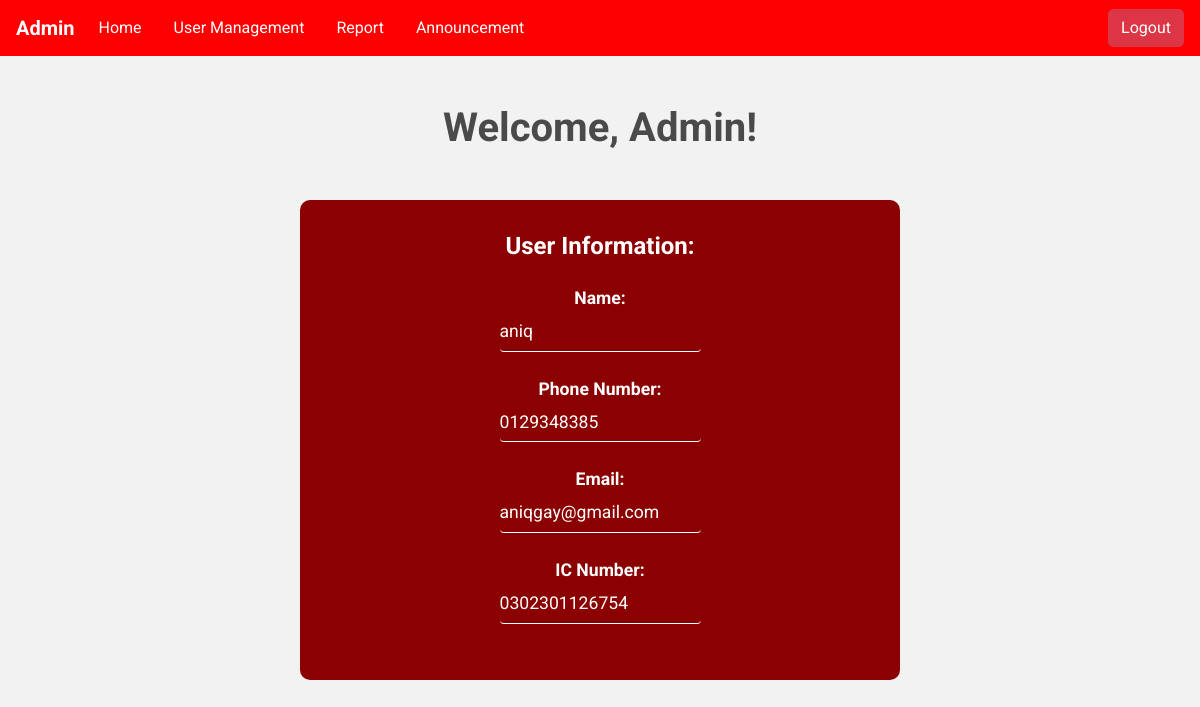
The page /admin (signed in) on the database its author committed.
### app.py (models this page shows)
class User(db.Model):
    __tablename__ = 'users'
    id = db.Column(db.Integer, primary_key=True)
    name = db.Column(db.String(100), nullable=False)
    phone_number = db.Column(db.String(20), nullable=False, unique=True)
    email = db.Column(db.String(120), nullable=False, unique=True)
    ic_number = db.Column(db.String(20), nullable=False, unique=True)
    password = db.Column(db.String(60), nullable=False)
    role = db.Column(db.String(10), nullable=False)
    qr_code = db.Column(db.String(255))

### app.py (the view)
@app.route('/admin')
def admin_page():
    if 'user_id' in session:
        user_id = session['user_id']
        admin = User.query.get(user_id)
        if admin and admin.role == 'admin':
            users = User.query.all()
            return render_template('admin.html', user=admin, users=users)
    return redirect(url_for('home'))

### templates/admin.html (shortened to what this page needs)
<!DOCTYPE html>
<html lang="en">
<head>
    <link rel="stylesheet" href="https://cdn.jsdelivr.net/npm/bootstrap@4.3.1/dist/css/bootstrap.min.css">
</head>
<body>
    <nav class="navbar navbar-expand-lg navbar-light" style="background-color: #FF0000; color: white;">
        <a class="navbar-brand" href="#" style="color: white;">Admin</a>
        <div class="collapse navbar-collapse" id="navbarNav">
          <ul class="navbar-nav">
            <li class="nav-item active">
              <a class="nav-link" href="#" style="color: white;">Home <span class="sr-only">(current)</span></a>
            </li>
            <li class="nav-item">
              <a class="nav-link" href="{{ url_for('user_management') }}" style="color: white;">User Management</a>
            </li>
            <li class="nav-item">
              <a class="nav-link" href="{{ url_for('view_incident_reports') }}" style="color: white;">Report</a>
            </li>
            <li class="nav-item">
              <a class="nav-link" href="{{ url_for('view_announcements') }}" style="color: white;">Announcement</a>
          </li>
          </ul>
        </div>
        <form class="form-inline my-2 my-lg-0 ml-auto" action="{{ url_for('logout') }}" method="post">
          <button type="submit" class="btn btn-danger">Logout</button>
        </form>
    </nav>
      <h1>Welcome, Admin!</h1>
      <div class="user-info">
        <h3>User Information:</h3>
        <div style="display: flex; flex-direction: column; align-items: center; justify-content: center; width: 50%;">
          <div style="margin-bottom: 1rem;">
            <p><strong>Name:</strong> <input type="text" class="form-control" value="{{ user.name }}" disabled></p>
          </div>
          <div style="margin-bottom: 1rem;">
            <p><strong>Phone Number:</strong> <input type="text" class="form-control" value="{{ user.phone_number }}" disabled></p>
          </div>
          <div style="margin-bottom: 1rem;">
            <p><strong>Email:</strong> <input type="text" class="form-control" value="{{ user.email }}" disabled></p>
          </div>
          <div style="margin-bottom: 1rem;">
            <p><strong>IC Number:</strong> <input type="text" class="form-control" value="{{ user.ic_number }}" disabled></p>
          </div>
        </div>
      </div>
</body>
</html>

### templates/admin.html (style rules this page uses)
body { font-family: 'Roboto', sans-serif; background-color: #f2f2f2; }
.navbar { border-radius: 0; border: none; }
.navbar-brand { font-weight: bold; font-size: 1.25rem; }
.nav-item { margin-right: 1rem; }
.nav-link { padding: 0.5rem 1rem; border-radius: 5px; transition: background-color 0.2s ease; }
.btn-danger { border-radius: 5px; transition: background-color 0.2s ease; }
h1 { font-size: 2.5rem; font-weight: bold; color: #4a4a4a; text-align: center; margin-top: 3rem; }
.user-info { background-color: #8b0000; padding: 2rem; color: white; border-radius: 10px; width: 50%; margin: 3rem auto; display: flex; flex-direction: column; align-items: center; justify-content: center; text-align: center; }
.user-info h3 { font-size: 1.5rem; font-weight: bold; margin-bottom: 1.5rem; }
.user-info p { font-size: 1.1rem; margin-bottom: 0.5rem; }
.user-info input[type="text"] { border: none; background-color: transparent; border-bottom: 1px solid white; color: white; font-size: 1.1rem; width: 100%; padding: 0.25rem 0; }
.user-info input[type="text"]::placeholder { color: rgba(255, 255, 255, 0.5); }

### rows shown on the page
User: name "aniq", phone_number "0129348385", email "aniqgay@gmail.com", ic_number "0302301126754"
